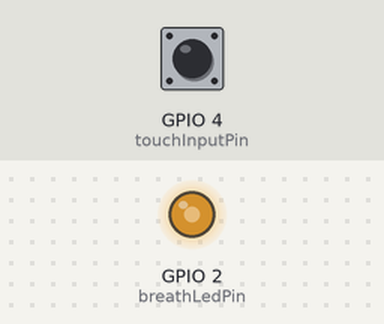
This sketch was run on a simulated ESP32. On the bench: output pins drawn as LEDs (lit = HIGH). The test bench sets the inputs (shaded band); at power-on: GPIO 4 (touchInputPin) HIGH. What the sketch prints to the serial monitor is not drawn.

Above: at 2.2 s.
2.3 s: GPIO 4 (touchInputPin) pulled LOW for 0.15 s
At 2.65 s:
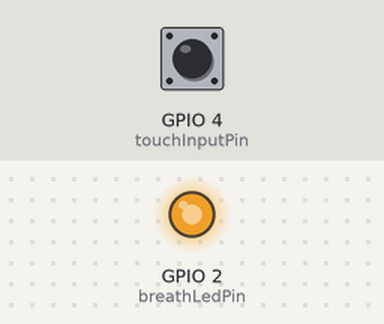
5.4 s: GPIO 4 (touchInputPin) pulled LOW for 1 s
At 5.95 s:
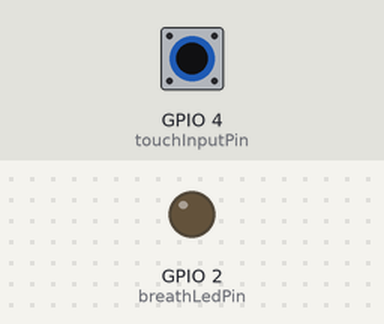
Timing chart, 0 to 14.5 s (numbered marks = the images above; inputs shaded):
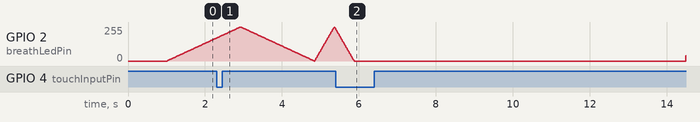

The sketch:

ex05.ino
```cpp
// ex05/multi_gear_touch_breath.ino
// 触摸式多档位呼吸灯控制器
// 单次触摸循环切换速度档位，共3档循环（1→2→3→1）

const int touchInputPin = 4;       // 触摸检测引脚
const int breathLedPin = 2;        // PWM呼吸灯输出引脚
const int touchTriggerThreshold = 500;  // 触摸触发阈值
const unsigned long debounceWindow = 200; // 触摸消抖时间窗口，单位毫秒

int currentGear = 1;               // 当前速度档位，取值1/2/3
volatile bool touchIntFlag = false; // 触摸中断触发标记
unsigned long lastValidTouchTime = 0; // 上次有效触摸的时间戳，用于消抖

// 各档位对应的呼吸步长与每步延时（档位越高，呼吸速度越快）
// 1档：步长2，延时15ms  慢速呼吸
// 2档：步长5，延时10ms  中速呼吸
// 3档：步长10，延时5ms  快速呼吸
const int gearStep[] = {0, 2, 5, 10};   // 数组下标对应档位，从1开始使用
const int gearDelay[] = {0, 15, 10, 5};

// 触摸中断服务函数：仅置位标记，缩短中断执行时长
void IRAM_ATTR handleTouchInterrupt() {
  touchIntFlag = true;
}

void setup() {
  Serial.begin(115200);
  delay(1000);
  pinMode(breathLedPin, OUTPUT);
  touchAttachInterrupt(touchInputPin, handleTouchInterrupt, touchTriggerThreshold);
  Serial.println("多速呼吸灯系统已启动，当前初始档位：1");
}

void loop() {
  // 检测触摸事件，切换档位
  if (touchIntFlag) {
    if (millis() - lastValidTouchTime > debounceWindow) {
      currentGear++;
      if (currentGear > 3) {
        currentGear = 1;
      }
      Serial.print("档位已切换，当前为：");
      Serial.println(currentGear);
      lastValidTouchTime = millis();
    }
    touchIntFlag = false;
  }

  // 根据当前档位获取呼吸参数
  int currentStep = gearStep[currentGear];
  int currentDelay = gearDelay[currentGear];

  // 亮度逐渐上升
  for (int dutyCycle = 0; dutyCycle <= 255; dutyCycle += currentStep) {
    analogWrite(breathLedPin, dutyCycle);
    delay(currentDelay);
    // 呼吸过程中同步检测触摸，保证档位切换响应及时
    scanTouchEvent();
  }

  // 亮度逐渐下降
  for (int dutyCycle = 255; dutyCycle >= 0; dutyCycle -= currentStep) {
    analogWrite(breathLedPin, dutyCycle);
    delay(currentDelay);
    scanTouchEvent();
  }
}

// 呼吸循环内的触摸检测函数，避免长循环中无法响应触摸
void scanTouchEvent() {
  if (touchIntFlag) {
    if (millis() - lastValidTouchTime > debounceWindow) {
      currentGear++;
      if (currentGear > 3) {
        currentGear = 1;
      }
      Serial.print("档位已切换，当前为：");
      Serial.println(currentGear);
      lastValidTouchTime = millis();
    }
    touchIntFlag = false;
  }
}
```
